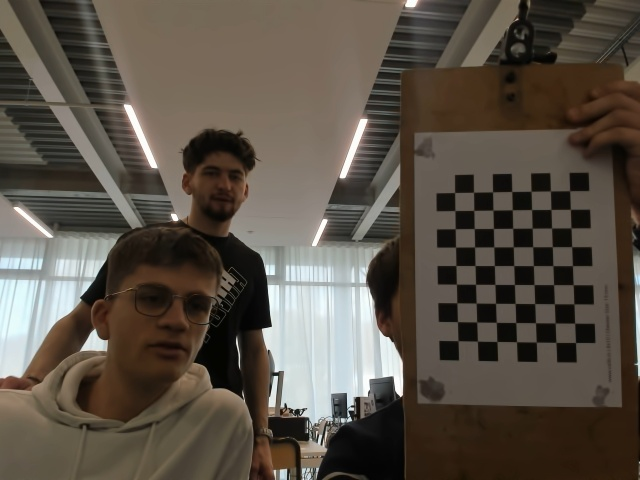
#> input picture calibration_images_2/droite_0.jpg, 640 x 480 px; its folder holds only this picture in this run
$ python new_test.py
#> lines starting #> are read from the running program, lines starting #| are printed output that depends on the picture; after the words box and inside, x2 and y2 are one past the last pixel; in counts of white or black regions, pixels touching at a corner belong together; long printed decimals are rounded
import numpy as np
import cv2 as cv
import glob
import os

# Critères d'arrêt pour l'affinement des coins
criteria = (cv.TERM_CRITERIA_EPS + cv.TERM_CRITERIA_MAX_ITER, 30, 0.001)

# Préparation des points 3D pour un échiquier 9x7
objp = np.zeros((9 * 7, 3), np.float32)
objp[:, :2] = np.mgrid[0:9, 0:7].T.reshape(-1, 2)

# Listes pour stocker les points
objpoints = []  # Points 3D dans le monde réel
imgpoints = []  # Points 2D détectés dans l'image

# Chargement des images
images = glob.glob('calibration_images_2/*.jpg')
print(f"{len(images)} images trouvées.")

# Dossier pour sauvegarder les résultats
save_path = "output_images"
os.makedirs(save_path, exist_ok=True)

for fname in images:
    img = cv.imread(fname)
#> img is the input picture: shape (480, 640, 3); mean B, G, R 71.2, 81.4, 89.7
    if img is None:
        print(f"Erreur : Impossible de lire l'image {fname}")
        continue

    gray = cv.cvtColor(img, cv.COLOR_BGR2GRAY)
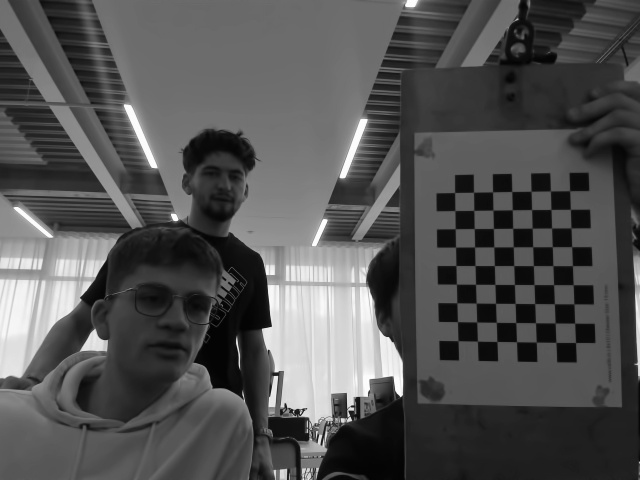
#> gray: shape (480, 640); min 0, max 255, mean 82.7

    # Détection des coins de l'échiquier (9x7)
    ret, corners = cv.findChessboardCorners(gray, (9,7), None)
#> ret = True; corners = 63 rows, first 8: [569.5, 190.6], [570.4, 209.5], [571, 227.9], [571.6, 246.6], [572.5, 265.5], [573.3, 284.7], [573.8, 303.8], [574.6, 323.3]

    if ret and corners.shape[0] == objp.shape[0]:  # Vérifie qu'on a bien 63 points

        objpoints.append(objp)

        corners2 = cv.cornerSubPix(gray, corners, (11,11), (-1,-1), criteria)
#> corners2 = 63 rows, first 8: [569.6, 190.7], [570.4, 209.4], [571, 227.9], [571.7, 246.7], [572.4, 265.6], [573.2, 284.7], [573.9, 303.8], [574.6, 323.2]
        imgpoints.append(corners2)

        # Dessiner les coins détectés
        cv.drawChessboardCorners(img, (9,7), corners2, ret)
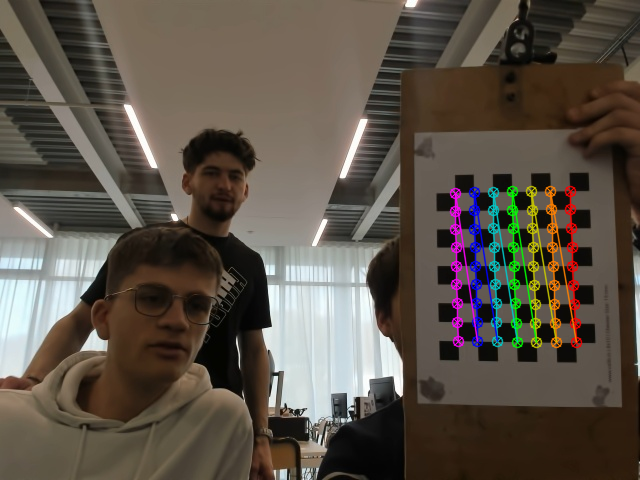
#> img: shape (480, 640, 3); 3.36% of pixels changed, all inside (x1, y1, x2, y2) = (449, 185, 583, 349)

        # Sauvegarder l'image annotée
        filename = os.path.basename(fname)
        cv.imwrite(os.path.join(save_path, f"{filename}"), img)

        cv.imshow('img', img)
        cv.waitKey(500)

cv.destroyAllWindows()

# Vérifier qu'on a bien collecté des points avant la calibration
if len(objpoints) == len(imgpoints) and len(objpoints) > 0:
    print("Calibration en cours...")

    ret, mtx, dist, rvecs, tvecs = cv.calibrateCamera(objpoints, imgpoints, gray.shape[::-1], None, None)
#> ret = 0.0877; mtx = [[510.8, 0, 326.6], [0, 514.8, 249.3], [0, 0, 1]]; dist = [[0.261, -0.762, 0.00095, 0.00274, 0.557]]; rvecs = ([-0.0191, 0.115, 1.57],); tvecs = ([13.04, -3.13, 28.24],)

    print(f"K1 (Matrice intrinsèque) : \n{mtx}\n")
#| K1 (Matrice intrinsèque) :
#| [[510.791   0.         326.619]
#|  [  0.         514.815 249.300]
#|  [  0.           0.           1.        ]]
    print(f"D1 (Distorsion) : \n{dist}\n")
#| D1 (Distorsion) :
#| [[ 0.2612 -0.7619  0.00095  0.002745  0.5571]]
else:
    print(" Erreur : pas assez de points pour calibrer la caméra.")

$ run again, on calibration_images_2/droite_4.jpg
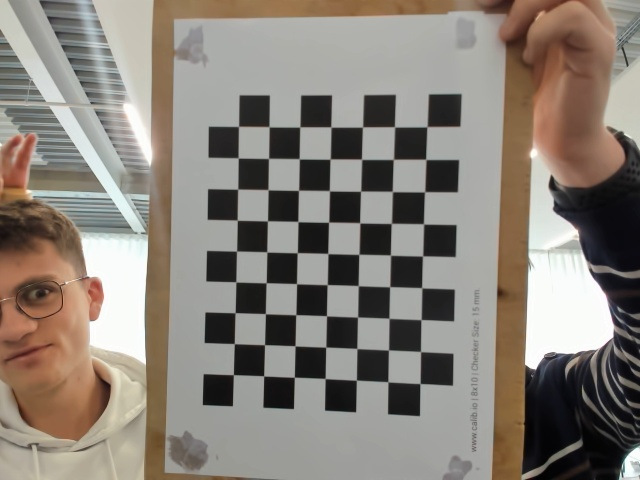
#> input picture calibration_images_2/droite_4.jpg, 640 x 480 px
#> img is the input picture: shape (480, 640, 3); mean B, G, R 121, 129.4, 137
#> `gray = cv.cvtColor(img, cv.COLOR_BGR2GRAY)`:
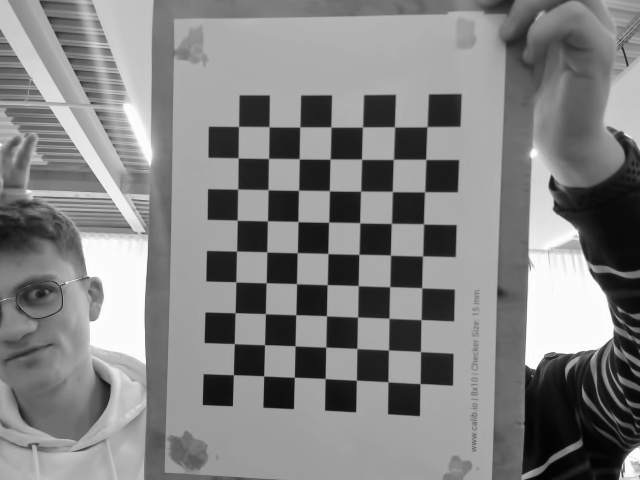
#> gray: shape (480, 640); min 0, max 255, mean 130.7
#> `ret, corners = cv.findChessboardCorners(gray, (9,7), None)`: ret = True; corners = 63 rows, first 8: [426.6, 126.4], [425.6, 159.6], [424.9, 192], [423.4, 223.9], [422.5, 256], [421.6, 287.7], [420.9, 319.4], [420.5, 351.6]
#> corners2 = 63 rows, first 8: [427, 126.7], [425.8, 159.4], [424.6, 191.8], [423.5, 223.9], [422.6, 256], [421.7, 287.8], [421.1, 319.6], [420.6, 351.6]
#> `cv.drawChessboardCorners(img, (9,7), corners2, ret)`:
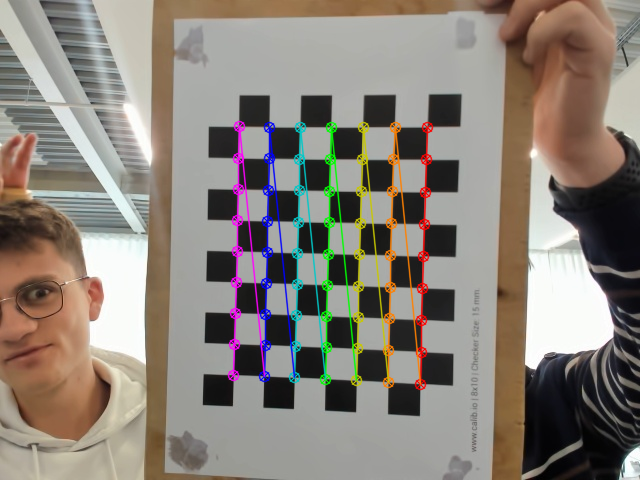
#> img: shape (480, 640, 3); 4.74% of pixels changed, all inside (x1, y1, x2, y2) = (227, 120, 434, 391)
#> `ret, mtx, dist, rvecs, tvecs = cv.calibrateCamera(objpoints, imgpoints..`: ret = 0.0748; mtx = [[361.3, 0, 293.8], [0, 367, 235.2], [0, 0, 1]]; dist = [[0.0631, 0.0872, -0.00512, -0.00315, -0.305]]; rvecs = ([0.0545, 0.0408, 1.59],); tvecs = ([4.19, -3.35, 11.52],)
#| K1 (Matrice intrinsèque) :
#| [[361.262   0.         293.825]
#|  [  0.         366.993 235.214]
#|  [  0.           0.           1.        ]]
#| D1 (Distorsion) :
#| [[ 0.06314  0.08716 -0.005119 -0.00315 -0.3049]]

$ run again, on calibration_images_2/gauche_0.jpg
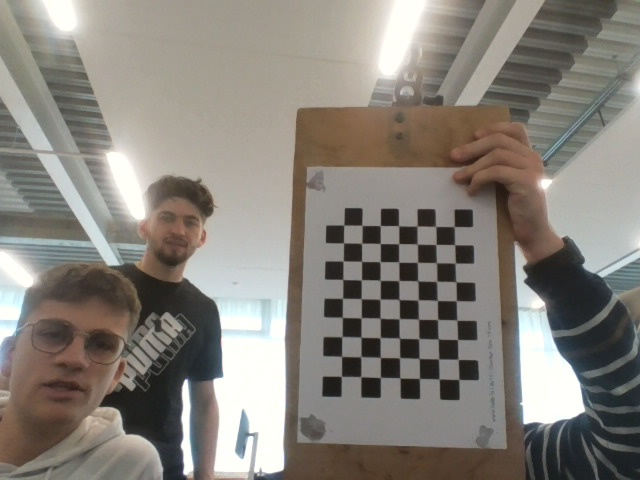
#> input picture calibration_images_2/gauche_0.jpg, 640 x 480 px
#> img is the input picture: shape (480, 640, 3); mean B, G, R 122.8, 130, 135
#> `gray = cv.cvtColor(img, cv.COLOR_BGR2GRAY)`:
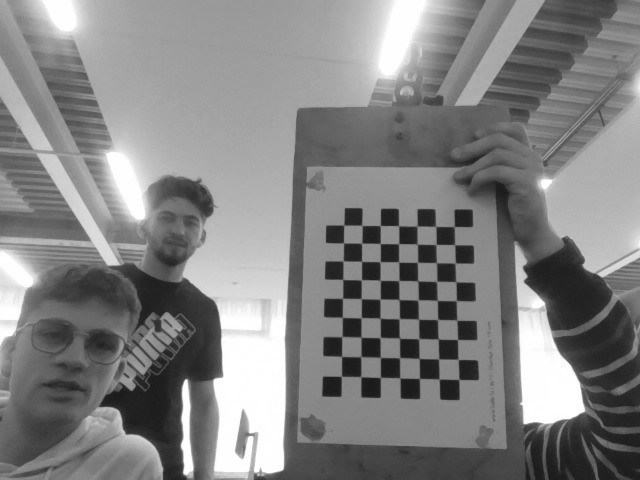
#> gray: shape (480, 640); min 22, max 255, mean 130.7
#> `ret, corners = cv.findChessboardCorners(gray, (9,7), None)`: ret = True; corners = 63 rows, first 8: [341.4, 376.5], [341.5, 356.7], [341.8, 336.8], [342.3, 317.4], [342.4, 298.3], [342.7, 279.4], [343.1, 261], [343.5, 242.9]
#> corners2 = 63 rows, first 8: [341.4, 376.3], [341.6, 356.4], [341.9, 336.6], [342.3, 317.4], [342.5, 298.3], [342.8, 279.5], [343.2, 261], [343.5, 242.9]
#> `cv.drawChessboardCorners(img, (9,7), corners2, ret)`:
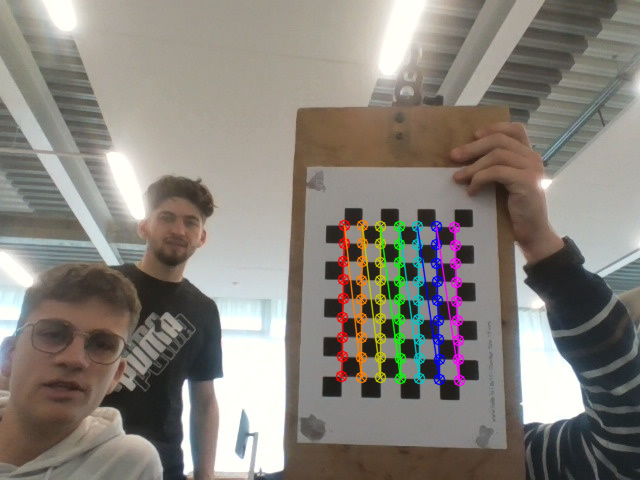
#> img: shape (480, 640, 3); 3.38% of pixels changed, all inside (x1, y1, x2, y2) = (335, 219, 466, 387)
#> `ret, mtx, dist, rvecs, tvecs = cv.calibrateCamera(objpoints, imgpoints..`: ret = 0.0947; mtx = [[314.4, 0, 344], [0, 313.2, 249.3], [0, 0, 1]]; dist = [[0.0283, -0.238, 0.00332, 0.00874, 0.41]]; rvecs = ([-0.11, -0.0888, -1.55],); tvecs = ([-0.153, 6.59, 16.32],)
#| K1 (Matrice intrinsèque) :
#| [[314.428   0.         343.983]
#|  [  0.         313.151 249.298]
#|  [  0.           0.           1.        ]]
#| D1 (Distorsion) :
#| [[ 0.02833 -0.2375  0.003322  0.008744  0.4098]]

$ run again, on calibration_images_2/gauche_1.jpg
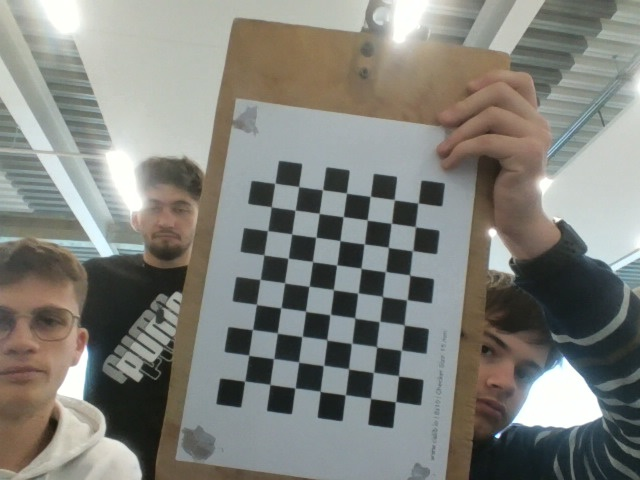
#> input picture calibration_images_2/gauche_1.jpg, 640 x 480 px
#> img is the input picture: shape (480, 640, 3); mean B, G, R 124, 130, 129.3
#> `gray = cv.cvtColor(img, cv.COLOR_BGR2GRAY)`:
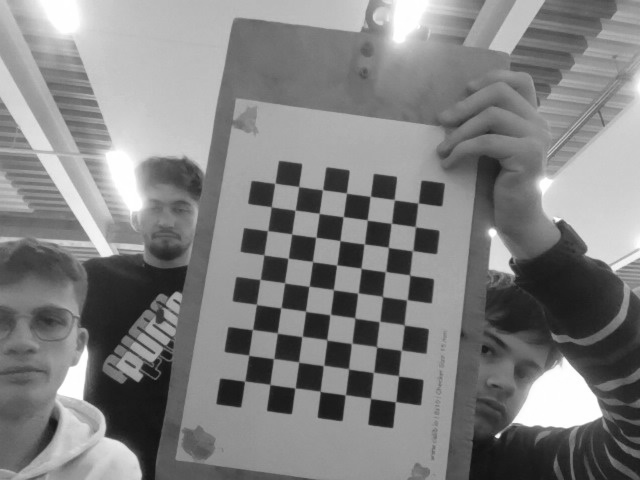
#> gray: shape (480, 640); min 12, max 255, mean 129.1
#> `ret, corners = cv.findChessboardCorners(gray, (9,7), None)`: ret = True; corners = 63 rows, first 8: [244.4, 381.2], [248.8, 355.3], [252.5, 329.4], [256.6, 304.3], [260, 279.2], [263.9, 254.8], [267.5, 230.5], [271.1, 206.8]
#> corners2 = 63 rows, first 8: [244.6, 381.1], [248.6, 355.2], [252.4, 329.6], [256.4, 304.4], [260.1, 279.4], [263.9, 254.9], [267.6, 230.7], [271.3, 206.7]
#> `cv.drawChessboardCorners(img, (9,7), corners2, ret)`:
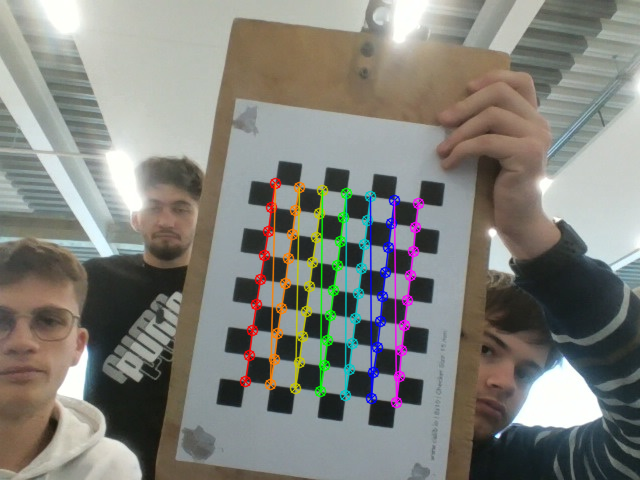
#> img: shape (480, 640, 3); 4.06% of pixels changed, all inside (x1, y1, x2, y2) = (239, 177, 425, 409)
#> `ret, mtx, dist, rvecs, tvecs = cv.calibrateCamera(objpoints, imgpoints..`: ret = 0.0856; mtx = [[203.8, 0, 323], [0, 200.7, 186.7], [0, 0, 1]]; dist = [[0.00385, -0.00215, 0.00145, 0.00264, -0.000298]]; rvecs = ([-0.0311, -0.0458, -1.43],); tvecs = ([-3.11, 7.77, 8.05],)
#| K1 (Matrice intrinsèque) :
#| [[203.756   0.         323.017]
#|  [  0.         200.721 186.673]
#|  [  0.           0.           1.        ]]
#| D1 (Distorsion) :
#| [[ 0.003853 -0.002147  0.001452  0.002643 -0.000298]]

$ run again, on calibration_images_2/droite_1.jpg
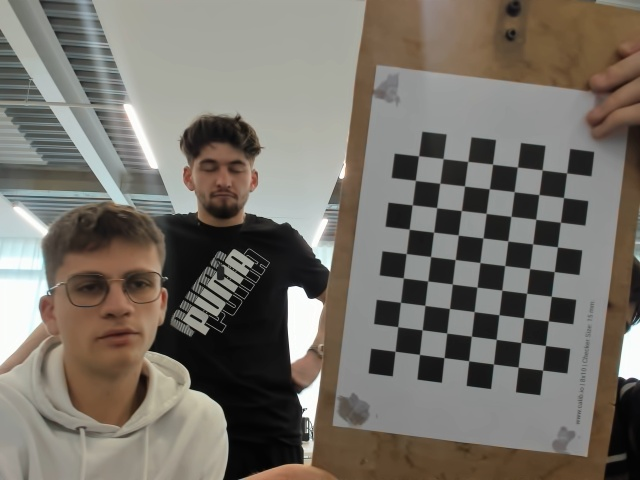
#> input picture calibration_images_2/droite_1.jpg, 640 x 480 px
#> img is the input picture: shape (480, 640, 3); mean B, G, R 105.1, 113.2, 118.4
#> `gray = cv.cvtColor(img, cv.COLOR_BGR2GRAY)`:
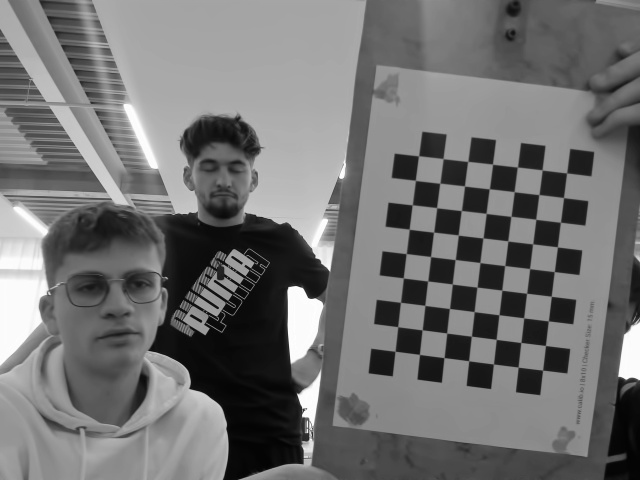
#> gray: shape (480, 640); min 1, max 255, mean 113.8
#> `ret, corners = cv.findChessboardCorners(gray, (9,7), None)`: ret = True; corners = 63 rows, first 8: [395, 351.4], [397.6, 326.6], [400.4, 302.3], [403.5, 277.9], [406.1, 253.5], [409.3, 229.2], [412.2, 204.7], [415.4, 180.4]
#> corners2 = 63 rows, first 8: [395, 351.3], [397.7, 326.7], [400.5, 302.3], [403.3, 277.9], [406.2, 253.6], [409.2, 229.2], [412.3, 204.8], [415.4, 180.4]
#> `cv.drawChessboardCorners(img, (9,7), corners2, ret)`:
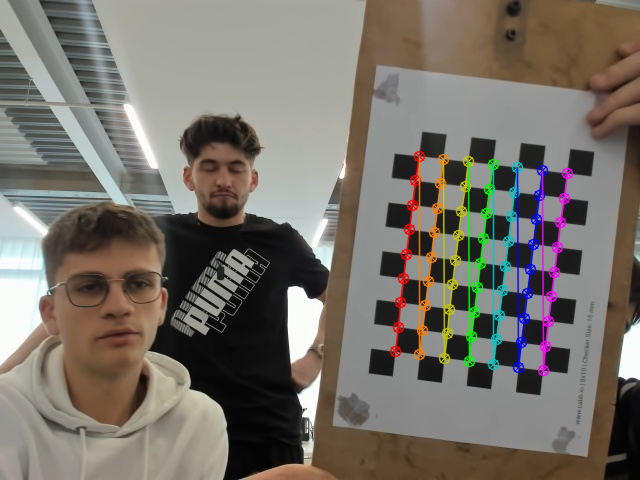
#> img: shape (480, 640, 3); 4.03% of pixels changed, all inside (x1, y1, x2, y2) = (389, 150, 574, 377)
#> `ret, mtx, dist, rvecs, tvecs = cv.calibrateCamera(objpoints, imgpoints..`: ret = 0.0522; mtx = [[1598.3, 0, 245.4], [0, 1632.8, 236.3], [0, 0, 1]]; dist = [[0.74, 4.48, 0.00812, 0.0415, -265.7]]; rvecs = ([0.0854, -0.0369, -1.45],); tvecs = ([6.19, 4.67, 67.65],)
#| K1 (Matrice intrinsèque) :
#| [[1.59834893e+03 0.00000000e+00 2.45355420e+02]
#|  [0.00000000e+00 1.63277011e+03 2.36266284e+02]
#|  [0.00000000e+00 0.00000000e+00 1.00000000e+00]]
#| D1 (Distorsion) :
#| [[ 7.39502815e-01  4.47692781e+00  8.11982744e-03  4.15452403e-02
#|   -2.65683774e+02]]
